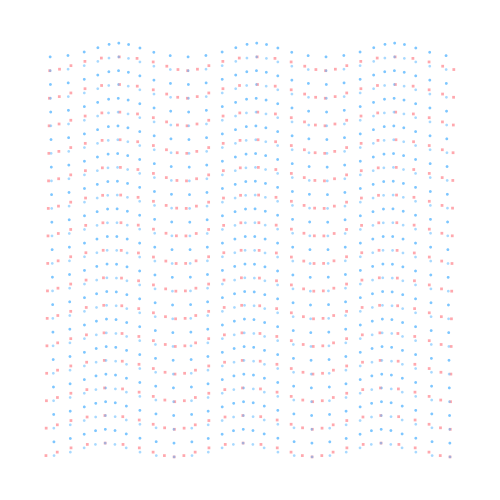
Frame 1 (no input)
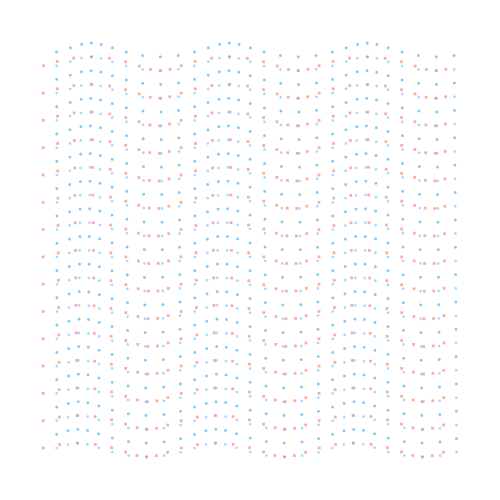
Frame 60 (the mouse pressed at the canvas centre just before this capture)
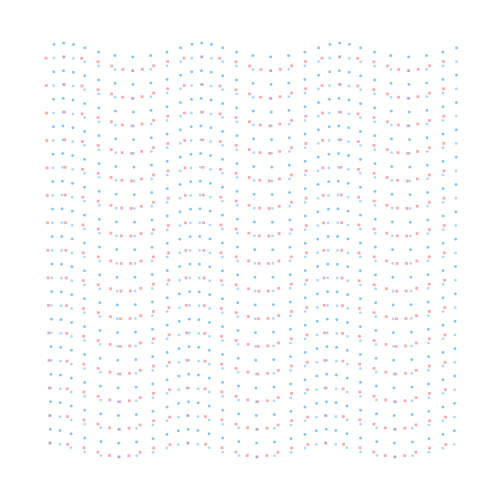
Frame 120 (the mouse held since frame 60 and released just before this capture)

The Processing sketch that drew these frames (run headless with seeded random() and noise(); from frame 60 on, the mouse is pressed at the canvas centre):

// Processing sketch: processing_151788
// ── processing_151788.pde

/*
 * Creative Coding
 * Week 2, 05 - Moving Patterns 1
 * by Indae Hwang and Jon McCormack
 * Copyright (c) 2014 Monash University
 *
 * This sketch builds on the previous sketches, drawing shapes based on the
 * current framerate. The movement of individual shapes combine to create a
 * gestalt field of motion. Use the arrow keys on your keyboard to change the
 * frame rate. 
 * 
 */

// variable used to store the current frame rate value
int frame_rate_value;

void setup() {
  size(500, 500);

  frame_rate_value = 150;
  frameRate(frame_rate_value);
  rectMode(CENTER);
  background(255);
}


void draw() {
  background(255);

  int num = 30;
  int margin = 50;
  float gutter = 0; //distance between each cell
  float cellsize = ( width - (2 * margin) - gutter * (num - 1) ) / (num - 1);

  int circleNumber = 0; // counter
  for (int i=0; i<num; i++) {
    for (int j=0; j<num; j++) {
      circleNumber = (i * num) + j; // different way to calculate the circle number from w2_04

      float tx = margin + cellsize * i + gutter * i;
      float ty = margin + cellsize * j + gutter * j;

      if ( circleNumber % 2==0) {
        movingCircle(tx, ty, cellsize, circleNumber);
      } else {
        movingCircle2(tx, ty, cellsize, circleNumber);
      }

      movingCircle(tx, ty, cellsize, circleNumber);
    }
  }
} //end of draw 


void movingCircle(float x, float y, float size, int circleNum) {

  float finalAngle;
  finalAngle = frameCount + circleNum;

  //the rotating angle for each tempX and tempY postion is affected by frameRate and angle;  
  float tempX = x + (size / 2) * sin(PI / frame_rate_value * finalAngle);
  float tempY = y + (size / 2) * cos(PI / frame_rate_value * finalAngle);

  fill(#54b5ff,130);
  noStroke();
  ellipse(tempX, tempY, size/5, size/5);
}

void movingCircle2(float x, float y, float size, int circleNum) {

  float finalAngle;
  finalAngle = frameCount + circleNum;

  //the rotating angle for each tempX and tempY postion is affected by frameRate and angle;  
  float tempX = x - (size / 2) * sin(PI / frame_rate_value * finalAngle);
  float tempY = y + (size / 2) * cos(PI / frame_rate_value * finalAngle);

  fill(#ff5460,130);
  noStroke();
  rect(tempX, tempY, size/5, size/5);
}

/*
 * keyReleased function
 *
 * called automatically by Processing when a keyboard key is released
 */
void keyReleased() {

  // right arrow -- increase frame_rate_value
  if (keyCode == RIGHT && frame_rate_value < 60) {
    frame_rate_value++;
  }

  // left arrow -- decrease frame_rate_value
  if ( keyCode == LEFT && frame_rate_value > 1) {
    frame_rate_value--;
  }

  // set the frameRate and print current value on the screen
  frameRate(frame_rate_value);
  println("Current frame Rate is: " + frame_rate_value);
}
